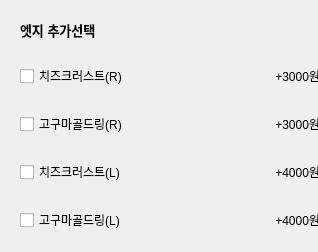
            <widget class="QWidget" name="widget_whole_3" native="true">
             <property name="minimumSize">
              <size>
               <width>318</width>
               <height>0</height>
              </size>
             </property>
             <property name="maximumSize">
              <size>
               <width>318</width>
               <height>16777215</height>
              </size>
             </property>
             <layout class="QVBoxLayout" name="verticalLayout_5">
              <item>
               <widget class="QWidget" name="widget_title_3" native="true">
                <layout class="QVBoxLayout" name="verticalLayout_6">
                 <item>
                  <widget class="QLabel" name="label_27">
                   <property name="font">
                    <font>
                     <pointsize>10</pointsize>
                     <weight>75</weight>
                     <bold>true</bold>
                    </font>
                   </property>
                   <property name="text">
                    <string>엣지 추가선택</string>
                   </property>
                  </widget>
                 </item>
                </layout>
               </widget>
              </item>
              <item>
               <widget class="QWidget" name="widget_64" native="true">
                <property name="minimumSize">
                 <size>
                  <width>318</width>
                  <height>0</height>
                 </size>
                </property>
                <property name="maximumSize">
                 <size>
                  <width>318</width>
                  <height>16777215</height>
                 </size>
                </property>
                <layout class="QHBoxLayout" name="horizontalLayout_63">
                 <item>
                  <widget class="QCheckBox" name="checkBox_4">
                   <property name="text">
                    <string>치즈크러스트(R)</string>
                   </property>
                  </widget>
                 </item>
                 <item>
                  <widget class="QLabel" name="cheeseCrust_3">
                   <property name="text">
                    <string>+3000원</string>
                   </property>
                   <property name="alignment">
                    <set>Qt::AlignRight|Qt::AlignTrailing|Qt::AlignVCenter</set>
                   </property>
                  </widget>
                 </item>
                </layout>
               </widget>
              </item>
              <item>
               <widget class="QWidget" name="widget_63" native="true">
                <property name="minimumSize">
                 <size>
                  <width>318</width>
                  <height>0</height>
                 </size>
                </property>
                <property name="maximumSize">
                 <size>
                  <width>318</width>
                  <height>16777215</height>
                 </size>
                </property>
                <layout class="QHBoxLayout" name="horizontalLayout_62">
                 <item>
                  <widget class="QCheckBox" name="checkBox_5">
                   <property name="text">
                    <string>고구마골드링(R)</string>
                   </property>
                  </widget>
                 </item>
                 <item>
                  <widget class="QLabel" name="cheeseCrust_2">
                   <property name="text">
                    <string>+3000원</string>
                   </property>
                   <property name="alignment">
                    <set>Qt::AlignRight|Qt::AlignTrailing|Qt::AlignVCenter</set>
                   </property>
                  </widget>
                 </item>
                </layout>
               </widget>
              </item>
              <item>
               <widget class="QWidget" name="widget_23" native="true">
                <property name="minimumSize">
                 <size>
                  <width>318</width>
                  <height>0</height>
                 </size>
                </property>
                <property name="maximumSize">
                 <size>
                  <width>318</width>
                  <height>16777215</height>
                 </size>
                </property>
                <layout class="QHBoxLayout" name="horizontalLayout_23">
                 <item>
                  <widget class="QCheckBox" name="checkBox_6">
                   <property name="text">
                    <string>치즈크러스트(L)</string>
                   </property>
                  </widget>
                 </item>
                 <item>
                  <widget class="QLabel" name="cheeseCrust">
                   <property name="text">
                    <string>+4000원</string>
                   </property>
                   <property name="alignment">
                    <set>Qt::AlignRight|Qt::AlignTrailing|Qt::AlignVCenter</set>
                   </property>
                  </widget>
                 </item>
                </layout>
               </widget>
              </item>
              <item>
               <widget class="QWidget" name="widget_24" native="true">
                <property name="minimumSize">
                 <size>
                  <width>318</width>
                  <height>0</height>
                 </size>
                </property>
                <property name="maximumSize">
                 <size>
                  <width>318</width>
                  <height>16777215</height>
                 </size>
                </property>
                <layout class="QHBoxLayout" name="horizontalLayout_24">
                 <item>
                  <widget class="QCheckBox" name="checkBox_7">
                   <property name="text">
                    <string>고구마골드링(L)</string>
                   </property>
                  </widget>
                 </item>
                 <item>
                  <widget class="QLabel" name="gogumaGoldring">
                   <property name="text">
                    <string>+4000원</string>
                   </property>
                   <property name="alignment">
                    <set>Qt::AlignRight|Qt::AlignTrailing|Qt::AlignVCenter</set>
                   </property>
                  </widget>
                 </item>
                </layout>
               </widget>
              </item>
             </layout>
            </widget>
